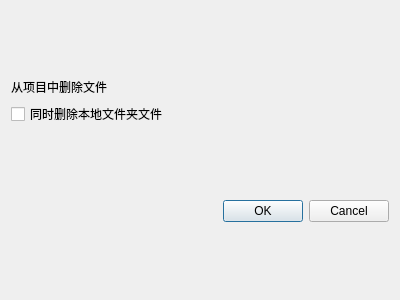
<?xml version="1.0" encoding="UTF-8"?>
<ui version="4.0">
 <class>RemoveProDialog</class>
 <widget class="QDialog" name="RemoveProDialog">
  <property name="geometry">
   <rect>
    <x>0</x>
    <y>0</y>
    <width>400</width>
    <height>300</height>
   </rect>
  </property>
  <property name="windowTitle">
   <string>Dialog</string>
  </property>
  <layout class="QVBoxLayout" name="verticalLayout">
   <item>
    <spacer name="verticalSpacer_2">
     <property name="orientation">
      <enum>Qt::Orientation::Vertical</enum>
     </property>
     <property name="sizeHint" stdset="0">
      <size>
       <width>20</width>
       <height>40</height>
      </size>
     </property>
    </spacer>
   </item>
   <item>
    <widget class="QLabel" name="label">
     <property name="text">
      <string>从项目中删除文件</string>
     </property>
    </widget>
   </item>
   <item>
    <widget class="QCheckBox" name="checkBox">
     <property name="text">
      <string>同时删除本地文件夹文件</string>
     </property>
    </widget>
   </item>
   <item>
    <spacer name="verticalSpacer">
     <property name="orientation">
      <enum>Qt::Orientation::Vertical</enum>
     </property>
     <property name="sizeHint" stdset="0">
      <size>
       <width>20</width>
       <height>40</height>
      </size>
     </property>
    </spacer>
   </item>
   <item>
    <widget class="QDialogButtonBox" name="buttonBox">
     <property name="orientation">
      <enum>Qt::Orientation::Horizontal</enum>
     </property>
     <property name="standardButtons">
      <set>QDialogButtonBox::StandardButton::Cancel|QDialogButtonBox::StandardButton::Ok</set>
     </property>
    </widget>
   </item>
   <item>
    <spacer name="verticalSpacer_3">
     <property name="orientation">
      <enum>Qt::Orientation::Vertical</enum>
     </property>
     <property name="sizeHint" stdset="0">
      <size>
       <width>20</width>
       <height>40</height>
      </size>
     </property>
    </spacer>
   </item>
  </layout>
 </widget>
 <resources/>
 <connections>
  <connection>
   <sender>buttonBox</sender>
   <signal>accepted()</signal>
   <receiver>RemoveProDialog</receiver>
   <slot>accept()</slot>
   <hints>
    <hint type="sourcelabel">
     <x>248</x>
     <y>254</y>
    </hint>
    <hint type="destinationlabel">
     <x>157</x>
     <y>274</y>
    </hint>
   </hints>
  </connection>
  <connection>
   <sender>buttonBox</sender>
   <signal>rejected()</signal>
   <receiver>RemoveProDialog</receiver>
   <slot>reject()</slot>
   <hints>
    <hint type="sourcelabel">
     <x>316</x>
     <y>260</y>
    </hint>
    <hint type="destinationlabel">
     <x>286</x>
     <y>274</y>
    </hint>
   </hints>
  </connection>
 </connections>
</ui>
